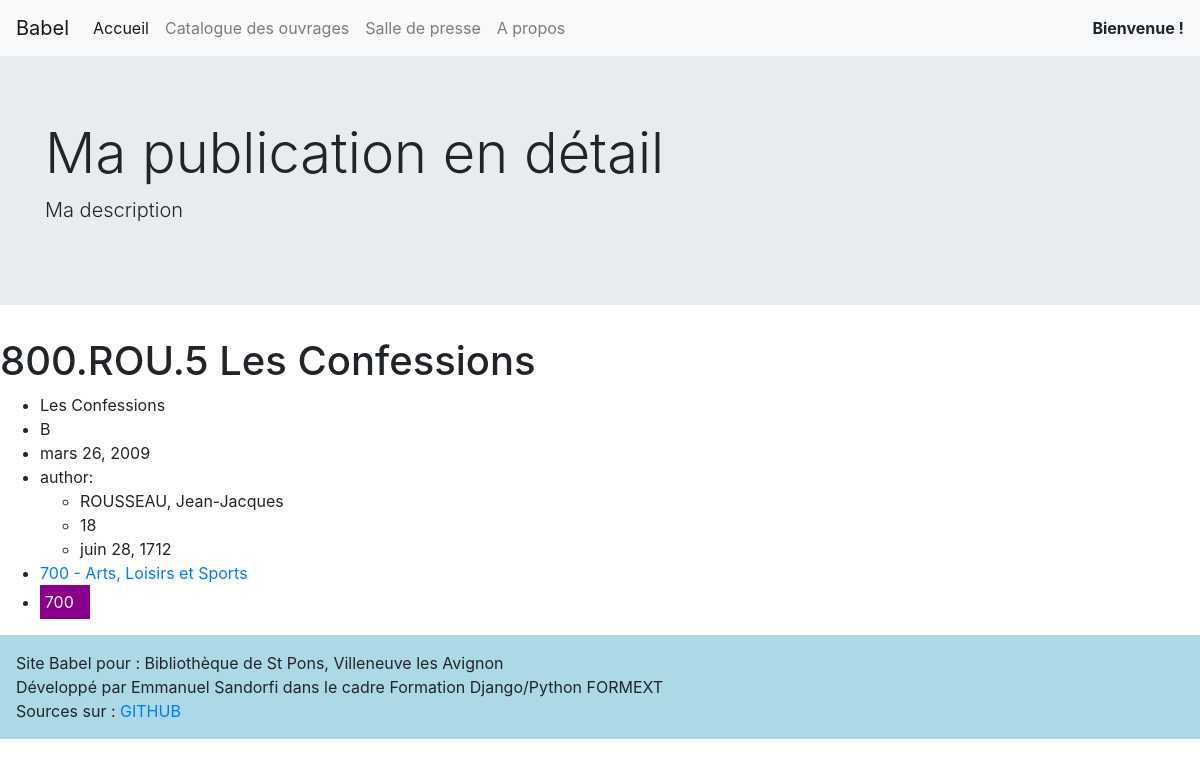
Screenshot of /catalog/5/ with the database file from the repository.
### catalog/models.py (models this page shows, shortened)
class Publication(models.Model):
    TYPE_PUBLICATION_CHOICES = [
        ("B", "Livres"),
        ("M", "Musique"),
        ("F", "Film"),
        ("*", "Autre"),
    ]
    name = models.CharField(max_length=61, verbose_name=_("Ouvrage"))
    reference = models.CharField(
        max_length=61, editable=False, verbose_name=_("Référence")
    )
    type_publication = models.CharField(
        max_length=1,
        choices=TYPE_PUBLICATION_CHOICES,
        default="B",
        verbose_name=_("Type de publication"),
    )
    author = models.ForeignKey(
        Author, models.PROTECT, null=True, verbose_name=_("Auteur")
    )
    dewey_number = models.ForeignKey(
        "Dewey", models.PROTECT, null=True, verbose_name=_("Classement DEWEY")
    )
    date_publication = models.DateField(
        null=True, blank=True, verbose_name=_("Date de publication")
    )
    label_editor = models.CharField(
        max_length=50, null=True, blank=True, verbose_name=_("Editeur/Label")
    )
    nb_tracks_pages = models.IntegerField(
        null=True, blank=True, verbose_name=_("Nb de pages/morceaux")
    )
    content = models.TextField(null=True, blank=True, verbose_name=_("Contenu"))
    image_url = models.URLField(null=True, blank=True, verbose_name=_("URL d'image"))
    image_file = models.ImageField(
        null=True, blank=True, verbose_name=_("Fichier image")
    )
    isbn = models.CharField(
        max_length=50, null=True, blank=True, verbose_name=_("ISBN")
    )
    class Meta:
        ordering = ["reference"]
    def __str__(self):
        return f"{self.reference} {self.name}"

class Author(models.Model):
    first_name = models.CharField(
        max_length=30, null=True, blank=True, verbose_name=_("Prénom")
    )
    last_name = models.CharField(max_length=30, verbose_name=_("Nom"))
    name = models.CharField(max_length=61, editable=False)
    century_birth = models.IntegerField(null=True, blank=True, verbose_name=_("Siècle"))
    date_birth = models.DateField(
        null=True, blank=True, verbose_name=_("Date de naissance")
    )
    place_birth = models.CharField(
        max_length=50, null=True, blank=True, verbose_name=_("Lieu de naissance")
    )
    date_died = models.DateField(null=True, blank=True, verbose_name=_("Date de décès"))
    place_died = models.CharField(
        max_length=50, null=True, blank=True, verbose_name=_("Lieu de décès")
    )
    content = models.TextField(null=True, blank=True, verbose_name=_("Contenu"))
    image_url = models.URLField(
        null=True, blank=True, verbose_name=_("URL d'une image")
    )
    image_file = models.ImageField(
        null=True, blank=True, verbose_name=_("Fichier image")
    )
    class Meta:
        ordering = ["last_name"]
        verbose_name = _("Auteur")
    def __str__(self):
        if self.first_name:
            return f"{self.last_name}, {self.first_name}"
        else:
            return self.last_name

class Dewey(models.Model):
    class Meta:
        ordering = ["number"]
    name = models.CharField(max_length=150, verbose_name=_("Libellé"))
    number = models.CharField(max_length=12, verbose_name=_("Numéro"))
    bg_color = models.CharField(max_length=7, default="*", editable=False)
    text_color = models.CharField(max_length=7, default="*", editable=False)
    DEWEY_COLOR_CHOICES = [
        ("000", "#000000", "#fff"),  # Black
        ("100", "#8B4513", "#fff"),  # Marroon
        ("200", "#FF0000", "#fff"),  # Red
        ("300", "#FF4500", "#fff"),  # Orange
        ("400", "#FFFF00", "#000"),  # Yellow
        ("500", "#32CD32", "#fff"),  # Green
        ("600", "#1E90FF", "#fff"),  # Blue
        ("700", "#8B008B", "#fff"),  # Purple
        ("800", "#A9A9A9", "#fff"),  # Grey
        ("900", "#FFFFFF", "#000"),  # White
    ]
    def colored_number(self):
        if self.number:
            try:
                i = int(self.number[:1])
                return format_html(
                    '<span style=" background-color: {}; color: {}; display: inline-block; padding: .3rem; min-width: 50px;">{}</span>',
                    self.DEWEY_COLOR_CHOICES[i][1],  # bg color
                    self.DEWEY_COLOR_CHOICES[i][2],  # text color
                    self.number,
                )
            except:
                return "Wrong format"
    def __str__(self):
        return f"{self.number} - {self.name}"

### catalog/viewscat.py (the view)
class PublicationDetail(MixinContextPage, DetailView):
    template_name = "catalog/publication-detail.html"
    model = Publication
    title = "Ma publication en détail"

### catalog/viewscat.py (called while the page is built)
    def get_mycontext(self):
        context_local = {
            "title": self.title,
            "description": self.description,
        }
        context_page = {
            "global": CONTEXT_GLOBAL,
            "local": context_local,
        }
        return context_page

    def get_context_data(self, **kwargs):
        context = super().get_context_data(**kwargs)
        context_page = self.get_mycontext()
        return {**context, **context_page}

### catalog/templates/catalog/publication-detail.html
{% extends 'catalog/base.html' %}
{% block content %}
<h1>{{ object }}</h1>
<ul>
    <li>{{object.name}}</li>
    <li>{{object.type_publication}}</li>
    <li>{{object.date_publication}}</li>
    <li>author:
        <ul>
            <li>{{object.author}}</li>
            <li>{{object.author.century_birth}}</li>
            <li>{{object.author.date_birth}}</li>
        </ul>
    </li>
    <li><a href="{% url 'publication-dewey' object.dewey_number.number %}">{{object.dewey_number}}</a></li>
    <li>{{object.dewey_number.colored_number}}</li>
</ul>
{% endblock %}

### rows the page displays
Publication: reference+name "800.ROU.5 Les Confessions", name "Les Confessions", type_publication "B", date_publication "mars 26, 2009", author "ROUSSEAU, Jean-Jacques", author.century_birth "18", author.date_birth "juin 28, 1712", dewey_number "700 - Arts, Loisirs et Sports", dewey_number.colored_number "700"

### other values shown
{{ local.title }} "Ma publication en détail"
{{ local.description }} "Ma description"
{{ global.mediatheque_name }} "Bibliothèque de St Pons"
{{ global.mediatheque_adr }} "Villeneuve les Avignon"
{{ global.dev_name }} "Emmanuel Sandorfi"
{{ global.dev_cadre }} "Formation Django/Python FORMEXT"
